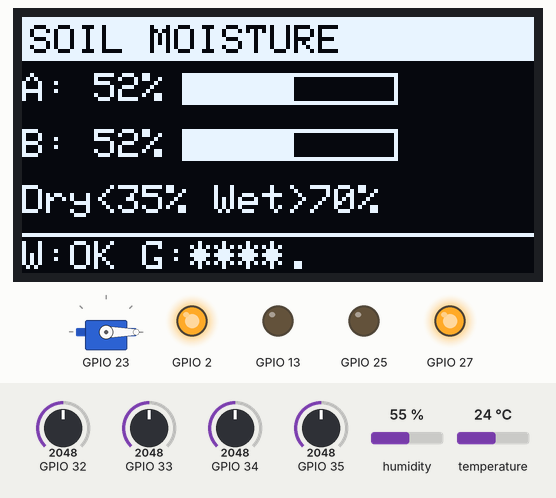
A program run on a simulated ESP32. On the bench: servo, 128×64 one-colour display, output pins drawn as LEDs (lit = HIGH). The test bench sets the inputs (shaded band); at power-on: GPIO 34 = 2048, GPIO 33 = 2048, GPIO 32 = 2048, GPIO 35 = 2048, humidity 55 %, temperature 24 °C. WiFi joins after 1.5 s; servers stay silent unless stated; the modem accepts every AT command (registered, SIM ready, sends succeed) and sends nothing else; what the program prints to the serial monitor is not drawn.

Above: at 8.5 s.
8.6 s: GPIO 34 set to 84
At 10.0 s:
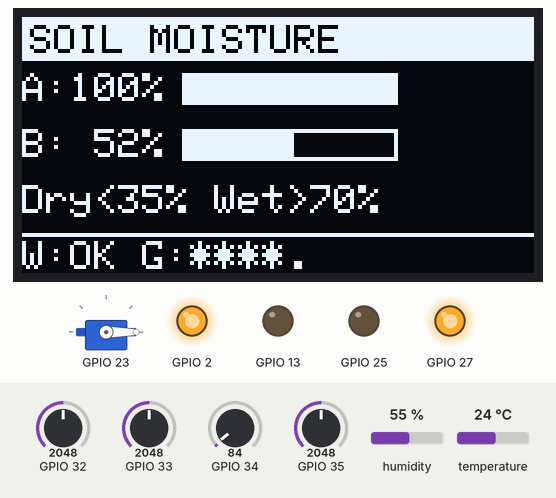
14.2 s: GPIO 34 set to 75
20.2 s: GPIO 33 set to 1573
At 22.7 s:
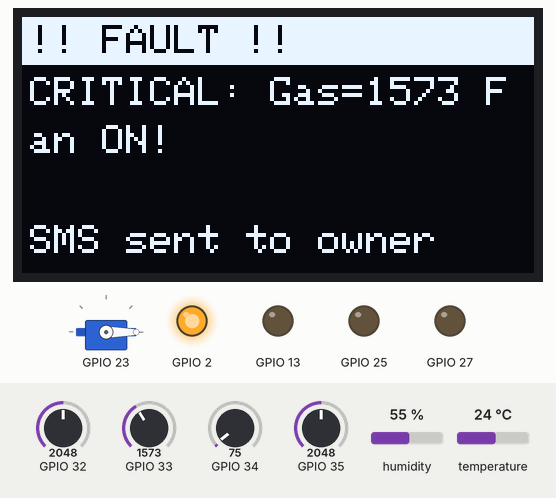
25.6 s: GPIO 33 set to 1433
At 27.6 s:
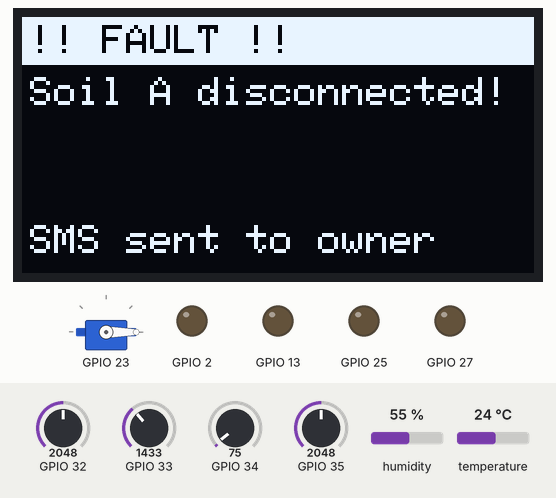
31.6 s: GPIO 34 set to 2465
At 33.4 s:
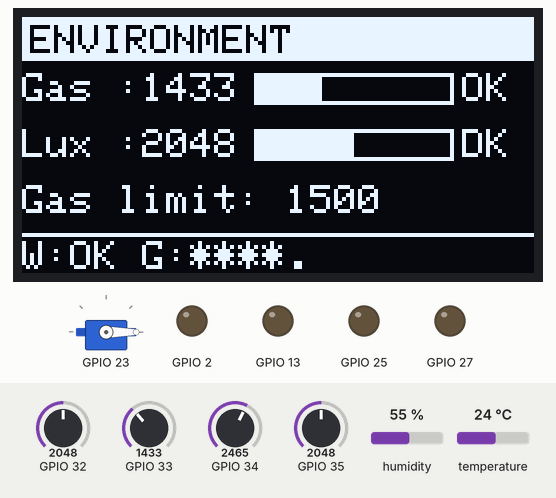
37.6 s: GPIO 34 set to 2561
At 39.1 s:
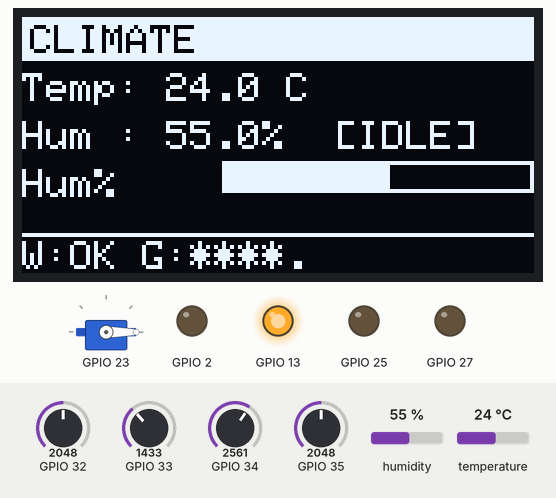
Timing chart, 0 to 40.6 s (numbered marks = the images above; inputs shaded):
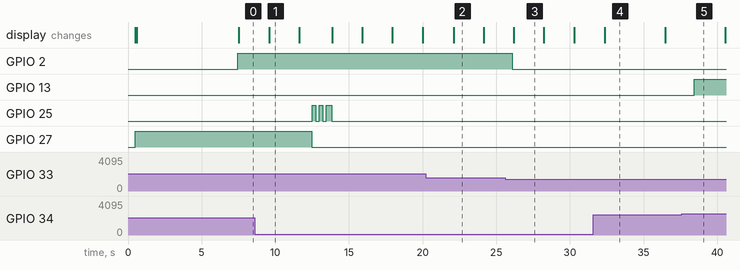

Measured:
- the behaviour switches between 1501 and 1500 on GPIO 33 (found by bisection; images 2 and 3)
- the behaviour switches between 2490 and 2491 on GPIO 34 (found by bisection; images 4 and 5)
- after the input at 20.2 s, the display: changes after 1.9 s (image 2)
- after the input at 25.6 s, GPIO 2: HIGH → LOW after 0.50 s; the display: changes after 0.59 s (image 3)
- after the input at 31.6 s, the display: changes after 0.78 s (image 4)
- after the input at 37.6 s, GPIO 13: LOW → HIGH after 0.85 s
- what the display in image 1 shows lasts 2.0 s, from 9.6 s to 11.6 s

The program:

main.cpp
```cpp
// =================================================================
//  main.cpp  —  Smart Greenhouse v2  —  WATCHDOG FIXED
//
//  Hardware:
//    2x Soil sensor (analog)   → GPIO 34 (A), 35 (B)
//    1x DHT22                  → GPIO 4
//    1x LDR                    → GPIO 32  (HIGH=dark, LOW=bright)
//    1x MQ-2 gas sensor        → GPIO 33
//    2x Water pump relay       → GPIO 26 (A), 27 (B)
//    1x Fan relay              → GPIO 14
//    1x Ultrasonic mist maker  → GPIO 12  (LOW=ON, HIGH=OFF)
//    1x Servo (shade)          → GPIO 13
//    1x Active buzzer          → GPIO 25
//    SSD1306 OLED 128x64       → SDA 21, SCL 22
//    SIM800L GSM               → TX 17, RX 16
//
//  Feature flags (config.h):
//    FAULT_DETECTION_ENABLED   1/0
//    BUZZER_ENABLED            1/0
//    WIFI_ENABLED              1/0
//    SIM800L_ENABLED           1/0
//    OLED_ENABLED              1/0
//
//  Watchdog:
//    esp_task_wdt configured to 15 s timeout.
//    Fed at end of every loop tick.
//    Also fed inside sim800l blocking calls.
// =================================================================

#include <Arduino.h>
#include "esp_task_wdt.h"       // ← Watchdog header
#include "config.h"
#include "sensor_manager.h"
#include "logic_controller.h"
#include "mist_controller.h"
#include "fault_monitor.h"
#include "actuator_manager.h"
#include "display_manager.h"
#include "sim800l_manager.h"
#include "alert_manager.h"
#include "web_server_manager.h"

// ── Watchdog timeout ──────────────────────────────────────────
// Must be longer than the longest single blocking operation.
// SIM800L send can take up to ~16 s (5s prompt + 15s confirm) with feeds.
// Set to 20 s to give plenty of margin.
#define WDT_TIMEOUT_SEC   20

// ── Module instances ──────────────────────────────────────────
SensorManager    sensors;
LogicController  logic;
MistController   mistCtrl;
FaultMonitor     faultMon;
ActuatorManager  actuators;
DisplayManager   display;
SIM800LManager   sim800l;
AlertManager     alerts;
WebServerManager webServer;

// ── System state ──────────────────────────────────────────────
SensorData       sData;
ActuatorCommands cmd     = {false, false, false, false, true};
FaultEvent       fault;

// Pump ON-time trackers (for stuck-pump fault detection)
unsigned long pumpAonAt = 0;
unsigned long pumpBonAt = 0;

// Interval timers
unsigned long lastSensorRead = 0;
unsigned long lastDisplay    = 0;
unsigned long lastWebUpdate  = 0;
unsigned long lastDebugPrint = 0;

// =================================================================
void setup() {

   esp_reset_reason_t reason = esp_reset_reason();
  switch(reason) {
    case ESP_RST_POWERON:   Serial.println(F("Reset: Power ON"));        break;
    case ESP_RST_BROWNOUT:  Serial.println(F("Reset: BROWNOUT — CHECK POWER SUPPLY!")); break;
    case ESP_RST_PANIC:     Serial.println(F("Reset: Software PANIC/crash")); break;
    case ESP_RST_WDT:       Serial.println(F("Reset: Watchdog timeout")); break;
    case ESP_RST_SW:        Serial.println(F("Reset: Software reset"));   break;
    case ESP_RST_DEEPSLEEP: Serial.println(F("Reset: Wake from sleep"));  break;
    default:                Serial.printf("Reset: reason code %d\n", reason); break;
  }
  Serial.begin(115200);
  delay(500);
  Serial.println(F("\n=== Smart Greenhouse v2 — Boot ==="));

  // ── Watchdog: initialise BEFORE any slow begin() calls ───────
  // true = panic (reset) on timeout
  esp_task_wdt_init(WDT_TIMEOUT_SEC, true);
  esp_task_wdt_add(NULL);   // watch the main/loop task
  Serial.printf("[WDT] Watchdog armed — %d s timeout\n", WDT_TIMEOUT_SEC);

  // ── 1. Actuators first — safe state before power comes up ─────
  actuators.begin();
  esp_task_wdt_reset();

  // ── 2. OLED ──────────────────────────────────────────────────
  display.begin();
  display.showBoot();
  esp_task_wdt_reset();

  // ── 3. Sensors ───────────────────────────────────────────────
  sensors.begin();     // DHT22 has 2s internal delay — that's fine
  esp_task_wdt_reset();

  // ── 4. SIM800L (slow — 3s boot, watchdog fed inside begin()) ─
  sim800l.begin();
  esp_task_wdt_reset();

  // ── 5. Alerts ────────────────────────────────────────────────
  alerts.begin(&sim800l, &actuators);
  esp_task_wdt_reset();

  // ── 6. WiFi + web server ──────────────────────────────────────
#if WIFI_ENABLED
  bool wifiOk = webServer.connectWiFi();
  esp_task_wdt_reset();
  if (wifiOk) {
    webServer.begin(&actuators);
    Serial.printf("[Main] Web dashboard: http://%s/\n",
                  webServer.localIP().c_str());
  }
  esp_task_wdt_reset();
#endif

  // ── 7. Logic modules ─────────────────────────────────────────
  mistCtrl.begin();
  faultMon.begin();
  esp_task_wdt_reset();

  // ── 8. First sensor read ──────────────────────────────────────
  sData = sensors.readAll();
  sensors.printSerial(sData);
  esp_task_wdt_reset();

  Serial.println(F("=== Boot complete. Entering loop. ===\n"));
}

// =================================================================
void loop() {
  unsigned long now = millis();

  // ══ 1. READ SENSORS (every 2 s) ══════════════════════════════
  if (now - lastSensorRead >= INTERVAL_SENSOR) {
    sData          = sensors.readAll();
    lastSensorRead = now;
  }

  // ══ 2. DECISION LOGIC ═════════════════════════════════════════
  cmd = logic.evaluate(sData, cmd);

  // ══ 3. MIST STATE MACHINE ═════════════════════════════════════
  cmd.mist = mistCtrl.update(sData);

  // ══ 4. FAULT DETECTION ════════════════════════════════════════
  unsigned long pumpAms = (actuators.isPumpAOn() && pumpAonAt > 0)
                          ? (now - pumpAonAt) : 0;
  unsigned long pumpBms = (actuators.isPumpBOn() && pumpBonAt > 0)
                          ? (now - pumpBonAt) : 0;
  unsigned long mistMs  = mistCtrl.onDurationMs();

  fault = faultMon.check(
    sData,
    actuators.isPumpAOn(), pumpAms,
    actuators.isPumpBOn(), pumpBms,
    actuators.isMistOn(),  mistMs
  );

  // ══ 5. CRITICAL FAULT OVERRIDE ════════════════════════════════
  // Gas critical: cut pumps + mist, keep fan ON
  if (fault.isCritical) {
    actuators.emergencyStop();
    cmd = {false, false, true, false, true};
  }

  // ══ 6. APPLY ACTUATORS ════════════════════════════════════════
  actuators.setPumpA(cmd.pumpA);
  actuators.setPumpB(cmd.pumpB);
  actuators.setFan(cmd.fan);
  actuators.setMist(cmd.mist);
  actuators.setShade(cmd.shadeOpen);

  // Track pump ON start times
  if (cmd.pumpA && pumpAonAt == 0) pumpAonAt = now;
  if (!cmd.pumpA)                   pumpAonAt = 0;
  if (cmd.pumpB && pumpBonAt == 0) pumpBonAt = now;
  if (!cmd.pumpB)                   pumpBonAt = 0;

  // ══ 7. ALERTS (SMS + buzzer scheduling) ═══════════════════════
  alerts.handle(fault);
  alerts.checkHeartbeat(
    sim800l.signalBars(),
    sData.temperature, sData.humidity,
    sData.soilA_pct,   sData.soilB_pct
  );

  // ══ 8. BUZZER NON-BLOCKING UPDATE ═════════════════════════════
  actuators.buzzerUpdate();

  // ══ 9. OLED DISPLAY ═══════════════════════════════════════════
  if (now - lastDisplay >= INTERVAL_DISPLAY) {
    display.update(sData, actuators, mistCtrl, fault,
                   sim800l.signalBars(), webServer.isConnected());
    lastDisplay = now;
  }

  // ══ 10. DEBUG PRINT (every 10 s) ══════════════════════════════
  if (now - lastDebugPrint >= 10000UL) {
    printSystemState(sData, cmd, fault);
    lastDebugPrint = now;
  }

  // ══ 11. WEB SERVER DATA UPDATE ════════════════════════════════
#if WIFI_ENABLED
  if (now - lastWebUpdate >= INTERVAL_WEB) {
    webServer.update(sData, fault, mistCtrl);
    lastWebUpdate = now;
  }
#endif

  // ══ 12. SIM800L NON-BLOCKING EXECUTE ══════════════════════════
  // update() calls _doSend() which feeds watchdog internally
  sim800l.update();

  // ══ 13. FEED WATCHDOG + LOOP TICK ═════════════════════════════
  esp_task_wdt_reset();   // ← Must be called every loop iteration
  delay(50);
}
```

actuator_manager.h
```cpp
#pragma once
// =================================================================
//  actuator_manager.h  —  All relay/servo/buzzer control
//  Supports AUTO mode and MANUAL OVERRIDE per actuator (web UI)
// =================================================================
#include <Arduino.h>
#include <ESP32Servo.h>
#include "config.h"

// Per-actuator control mode
enum class CtrlMode { AUTO, MANUAL };

class ActuatorManager {
public:
  void begin();

  // ── AUTO mode setters (called by logic/fault/mist controllers) ─
  void setPumpA(bool on);
  void setPumpB(bool on);
  void setFan(bool on);
  void setMist(bool on);
  void setShade(bool open);   // true = open (retracted), false = closed

  // ── Manual override from web UI ───────────────────────────────
  void setManualPumpA(bool on);
  void setManualPumpB(bool on);
  void setManualFan(bool on);
  void setManualMist(bool on);
  void setManualShade(bool open);
  void setMode(const String& actuator, CtrlMode mode);
  CtrlMode getMode(const String& actuator) const;

  // ── Buzzer ─────────────────────────────────────────────────────
  // Call regularly — non-blocking burst pattern
  void buzzerUpdate();
  void buzzerTriggerBurst();   // Trigger a 3-beep burst
  void buzzerStop();           // Silence buzzer

  // ── Emergency ──────────────────────────────────────────────────
  void emergencyStop();        // Gas critical: pumps+mist OFF, fan ON

  // ── Getters ────────────────────────────────────────────────────
  bool isPumpAOn()   const { return _pumpA;  }
  bool isPumpBOn()   const { return _pumpB;  }
  bool isFanOn()     const { return _fan;    }
  bool isMistOn()    const { return _mist;   }
  bool isShadeOpen() const { return _shadeOpen; }

  void printStatus();

private:
  // Actual relay states
  bool _pumpA    = false;
  bool _pumpB    = false;
  bool _fan      = false;
  bool _mist     = false;
  bool _shadeOpen = true;

  // Manual override values
  bool _manPumpA = false;
  bool _manPumpB = false;
  bool _manFan   = false;
  bool _manMist  = false;
  bool _manShade = true;

  // Control modes
  CtrlMode _modePumpA = CtrlMode::AUTO;
  CtrlMode _modePumpB = CtrlMode::AUTO;
  CtrlMode _modeFan   = CtrlMode::AUTO;
  CtrlMode _modeMist  = CtrlMode::AUTO;
  CtrlMode _modeShade = CtrlMode::AUTO;

  // Servo
  Servo _servo;

  // Buzzer state machine
  bool          _buzzerActive   = false;
  uint8_t       _beepsDone      = 0;
  bool          _beepOn         = false;
  unsigned long _buzzerTimer    = 0;

  void _applyRelay(int pin, bool on, const char* label);
  void _applyAll();  // re-apply all states after mode change
};
```

alert_manager.h
```cpp
#pragma once
// =================================================================
//  alert_manager.h
//  - SMS sent ONCE per fault (never repeated)
//  - Buzzer burst triggered immediately on new fault
//  - Buzzer repeats every BUZZER_INTERVAL_MS while fault persists
//  - Hourly heartbeat SMS when system is healthy
// =================================================================
#include <Arduino.h>
#include "fault_monitor.h"
#include "sim800l_manager.h"
#include "actuator_manager.h"

class AlertManager {
public:
  void begin(SIM800LManager* sim, ActuatorManager* act);

  // Call every loop tick
  void handle(FaultEvent& fault);

  // Call every loop — sends heartbeat SMS once per hour
  void checkHeartbeat(int simBars, float temp, float hum,
                      float soilA, float soilB);

private:
  SIM800LManager* _sim         = nullptr;
  ActuatorManager* _act        = nullptr;
  FaultCode        _lastCode   = FaultCode::NONE;
  unsigned long    _lastHB     = 0;
  unsigned long    _lastBuzzer = 0;   // Last buzzer burst time
};
```

display_manager.h
```cpp
#pragma once
// =================================================================
//  display_manager.h  —  SSD1306 128x64 OLED, 4 rotating pages
//  Fault screen overrides all pages with flashing warning
// =================================================================
#include <Arduino.h>
#include <Wire.h>
#include <Adafruit_GFX.h>
#include <Adafruit_SSD1306.h>
#include "sensor_manager.h"
#include "actuator_manager.h"
#include "fault_monitor.h"
#include "mist_controller.h"
#include "config.h"

class DisplayManager {
public:
  void begin();
  void update(const SensorData& d,
              const ActuatorManager& act,
              const MistController& mist,
              const FaultEvent& fault,
              int simBars,
              bool wifiOk);
  void showBoot();

private:
  Adafruit_SSD1306 _oled{OLED_W, OLED_H, &Wire, -1};
  uint8_t       _page      = 0;
  unsigned long _pageTimer  = 0;
  static const unsigned long PAGE_MS = 3000;

  void _clear();
  void _show();
  void _header(const char* title);
  void _statusBar(int simBars, bool wifiOk);

  void _pageClimate(const SensorData& d, const MistController& mist);
  void _pageSoil(const SensorData& d, bool pumpA, bool pumpB);
  void _pageActuators(const ActuatorManager& act);
  void _pageEnv(const SensorData& d);
  void _pageFault(const FaultEvent& ev);
};
```

fault_monitor.h
```cpp
#pragma once
// =================================================================
//  fault_monitor.h  — FIXED
//  SMS sent ONCE per fault, never repeated for same code.
//  Buzzer burst triggered ONCE per fault, then on interval only.
// =================================================================
#include <Arduino.h>
#include "sensor_manager.h"
#include "config.h"

enum class FaultCode {
  NONE          = 0,
  GAS_CRITICAL  = 1,
  SENSOR_FAIL   = 2,
  PUMP_A_STUCK  = 3,
  PUMP_B_STUCK  = 4,
  MIST_STUCK    = 5,
  SOIL_A_DISC   = 6,
  SOIL_B_DISC   = 7,
};

struct FaultEvent {
  FaultCode code            = FaultCode::NONE;
  String    detail;
  String    sms;
  bool      isCritical      = false;
  bool      smsSent         = false;   // Set true by alert_manager — NEVER reset by fault_monitor
  bool      buzzerTriggered = false;   // Set true by alert_manager — NEVER reset by fault_monitor
  unsigned long detectedAt  = 0;
};

class FaultMonitor {
public:
  void begin();

  FaultEvent check(const SensorData& d,
                   bool pumpAon, unsigned long pumpAms,
                   bool pumpBon, unsigned long pumpBms,
                   bool miston,  unsigned long mistms);

  bool       hasFault()   const { return _active.code != FaultCode::NONE; }
  FaultCode  activeCode() const { return _active.code; }
  FaultEvent& active()          { return _active; }
  void       clear();

private:
  FaultEvent    _active;
  unsigned long _gasFirstSeen = 0;
  bool          _gasTracking  = false;

  // Step 1: which fault code is active right now?
  FaultCode _detectCode(const SensorData& d,
                        bool pumpAon, unsigned long pumpAms,
                        bool pumpBon, unsigned long pumpBms,
                        bool miston,  unsigned long mistms);

  // Step 2: build full FaultEvent when NEW fault appears
  FaultEvent _make(FaultCode code, const SensorData& d,
                   unsigned long pumpAms, unsigned long pumpBms,
                   unsigned long mistms);

  // Step 3: update detail text only for persisting fault (never touches smsSent)
  String _buildDetail(FaultCode code, const SensorData& d,
                      unsigned long pumpAms, unsigned long pumpBms,
                      unsigned long mistms);
};
```

logic_controller.h
```cpp
#pragma once
// =================================================================
//  logic_controller.h  —  Pure decision engine, no hardware
// =================================================================
#include <Arduino.h>
#include "sensor_manager.h"
#include "config.h"

struct ActuatorCommands {
  bool pumpA;
  bool pumpB;
  bool fan;
  bool mist;
  bool shadeOpen;
};

class LogicController {
public:
  ActuatorCommands evaluate(const SensorData& d, const ActuatorCommands& prev);

private:
  bool _pump(float pct, bool currentOn);
  bool _fan(const SensorData& d);
  bool _mist(const SensorData& d, bool currentMist);
  bool _shade(const SensorData& d, bool currentShadeOpen);
};
```

mist_controller.h
```cpp
#pragma once
// =================================================================
//  mist_controller.h  —  Ultrasonic mist maker state machine
//  IDLE → RUNNING → COOLDOWN → FAULT
// =================================================================
#include <Arduino.h>
#include "sensor_manager.h"
#include "config.h"

enum class MistState { IDLE, RUNNING, COOLDOWN, FAULT };

class MistController {
public:
  void      begin();
  bool      update(const SensorData& d);   // returns true = mist ON
  bool      isMistOn()  const { return _state == MistState::RUNNING; }
  bool      hasFault()  const { return _state == MistState::FAULT;   }
  MistState getState()  const { return _state; }
  String    stateName() const;
  unsigned long onDurationMs() const;
  void      clearFault();

private:
  MistState     _state      = MistState::IDLE;
  unsigned long _entered    = 0;
  float         _humAtStart = 0;
  uint8_t       _lowHumCount = 0;  // consecutive low-humidity reads before mist starts

  void _enter(MistState s);
  bool _elapsed(unsigned long ms) const;
};
```

sim800l_manager.h
```cpp
#pragma once
// =================================================================
//  sim800l_manager.h  —  SIM800L GSM via Serial2, non-blocking
// =================================================================
#include <Arduino.h>
#include "config.h"

class SIM800LManager {
public:
  void  begin();
  void  update();
  bool  sendSMS(const String& number, const String& msg);
  bool  isReady()  const { return _ready; }
  bool  isBusy()   const { return _busy;  }
  int   signalBars();

private:
  bool   _ready      = false;
  bool   _busy       = false;
  bool   _hasPending = false;
  String _pendNum;
  String _pendMsg;

  bool   _handshake();
  bool   _doSend(const String& num, const String& msg);
  bool   _atCmd(const String& cmd, const String& expect, unsigned long timeout = SIM_CMD_TIMEOUT);
  String _atQuery(const String& cmd, unsigned long timeout = SIM_CMD_TIMEOUT);
  void   _flush();
  bool   _waitFor(const String& token, unsigned long timeout);
};
```

Source omitted: sensor_manager.h (2042 bytes), web_server_manager.h (1115 bytes), actuator_manager.cpp (6963 bytes), alert_manager.cpp (2669 bytes), display_manager.cpp (7361 bytes), fault_monitor.cpp (6778 bytes), logic_controller.cpp (3194 bytes), mist_controller.cpp (3146 bytes), sensor_manager.cpp (8845 bytes), sim800l_manager.cpp (6022 bytes), web_server_manager.cpp (17569 bytes), config.h (6358 bytes)
